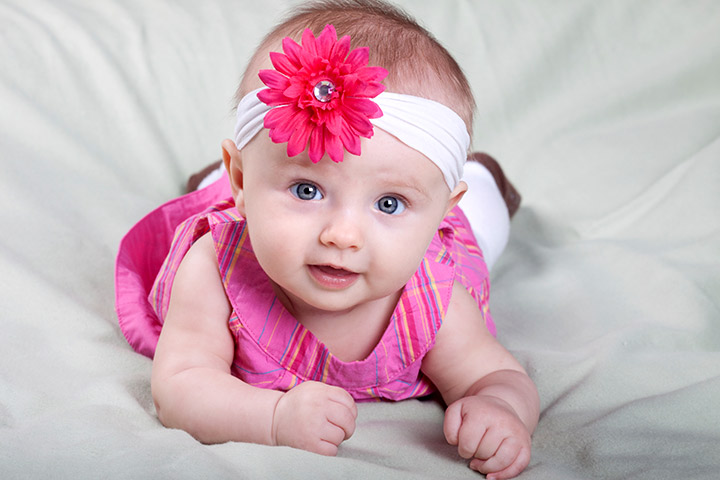
#> input picture data/baby_img.jpg, 720 x 480 px, found by its file name
$ python canny_edgedetector.py
#> lines starting #> are read from the running program, lines starting #| are printed output that depends on the picture; after the words box and inside, x2 and y2 are one past the last pixel; in counts of white or black regions, pixels touching at a corner belong together
import cv2

#for trackbar process
def nothing(x):
    pass


image=cv2.imread('baby_img.jpg')
#> image is the input picture: shape (480, 720, 3); mean B, G, R 185.5, 177.1, 203.9

switch = '0 : OFF \n1 : ON'
cv2.namedWindow('canny')
cv2.createTrackbar(switch, 'canny', 0, 1, nothing)
#> slider '0 : OFF \n1 : ON' is set to 1

# add lower and upper threshold slidebars to "canny"
cv2.createTrackbar('lower', 'canny', 0, 255, nothing)
#> slider 'lower' is set to 51
cv2.createTrackbar('upper', 'canny', 0, 255, nothing)
#> slider 'upper' is set to 255

# Infinite loop until we hit the escape key on keyboard
while(1):

    # get current positions of four trackbars
    lower = cv2.getTrackbarPos('lower', 'canny')
    upper = cv2.getTrackbarPos('upper', 'canny')
    s = cv2.getTrackbarPos(switch, 'canny')

    if s == 0:
        edges = image
    else:
        edges = cv2.Canny(image, lower, upper)
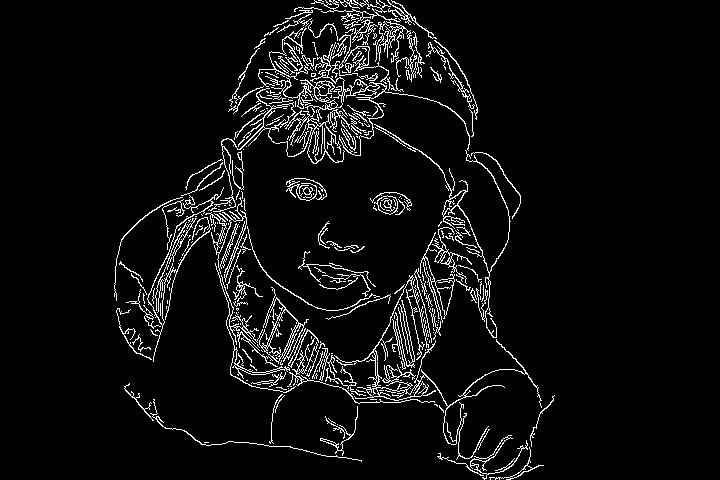
#> edges: shape (480, 720); 5.5% white in thin lines or dots, all inside (x1, y1, x2, y2) = (114, 0, 555, 480)

    # display images
    cv2.imshow('canny', edges)
    k = cv2.waitKey(1) & 0xFF
#> (key Esc is pressed here)
    if k == 27:   # hit escape to quit
        break
cv2.destroyAllWindows()
